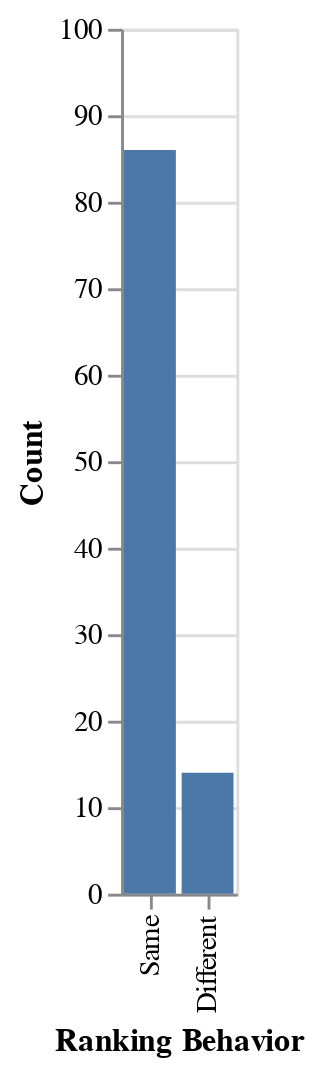

Notebook source saved alongside this figure:
### Code cell
alt.Chart(df).transform_calculate(
    behavior='datum.ranking_is_different == 0 ? "Same" : "Different"'
).mark_bar().encode(
    alt.X(
        "behavior:N",
        title="Ranking Behavior",
        scale=alt.Scale(domain=["Same", "Different"]),
    ),
    alt.Y("count()", title="Count", scale=alt.Scale(domain=[0, 100])),
    tooltip=[
        alt.Tooltip("behavior:N", title="Ranking Difference"),
        alt.Tooltip("count()", title="Count"),
    ],
)

### Figure 1 — Vega-Lite specification as saved in the notebook (floating-point values rounded to 4 significant figures)
{"config": {"view": {"continuousWidth": 300, "continuousHeight": 300}}, "data": {"name": "data-ccd327572d8353afbe4a8ee094b42fbf"}, "mark": {"type": "bar"}, "encoding": {"tooltip": [{"field": "behavior", "title": "Ranking Difference", "type": "nominal"}, {"aggregate": "count", "title": "Count", "type": "quantitative"}], "x": {"field": "behavior", "scale": {"domain": ["Same", "Different"]}, "title": "Ranking Behavior", "type": "nominal"}, "y": {"aggregate": "count", "scale": {"domain": [0, 100]}, "title": "Count", "type": "quantitative"}}, "transform": [{"calculate": "datum.ranking_is_different == 0 ? \"Same\" : \"Different\"", "as": "behavior"}], "$schema": "https://vega.github.io/schema/vega-lite/v5.8.0.json", "datasets": {"data-ccd327572d8353afbe4a8ee094b42fbf": [{"better_ranked_drc1": 1, "better_ranked_drc2": 1, "cost_a_drc1": 29, "cost_a_drc2": 34, "cost_b_drc1": 20, "cost_b_drc2": 27, "ranking_is_different": 0}, {"better_ranked_drc1": 0, "better_ranked_drc2": 0, "cost_a_drc1": 20, "cost_a_drc2": 27, "cost_b_drc1": 29, "cost_b_drc2": 36, "ranking_is_different": 0}, {"better_ranked_drc1": 1, "better_ranked_drc2": 0, "cost_a_drc1": 30, "cost_a_drc2": 33, "cost_b_drc1": 30, "cost_b_drc2": 36, "ranking_is_different": 1}, {"better_ranked_drc1": 0, "better_ranked_drc2": 0, "cost_a_drc1": 20, "cost_a_drc2": 27, "cost_b_drc1": 29, "cost_b_drc2": 36, "ranking_is_different": 0}, {"better_ranked_drc1": 0, "better_ranked_drc2": 0, "cost_a_drc1": 20, "cost_a_drc2": 25, "cost_b_drc1": 29, "cost_b_drc2": 36, "ranking_is_different": 0}, {"better_ranked_drc1": 1, "better_ranked_drc2": 1, "cost_a_drc1": 30, "cost_a_drc2": 35, "cost_b_drc1": 30, "cost_b_drc2": 34, "ranking_is_different": 0}, {"better_ranked_drc1": 0, "better_ranked_drc2": 0, "cost_a_drc1": 20, "cost_a_drc2": 25, "cost_b_drc1": 30, "cost_b_drc2": 33, "ranking_is_different": 0}, {"better_ranked_drc1": 1, "better_ranked_drc2": 1, "cost_a_drc1": 29, "cost_a_drc2": 36, "cost_b_drc1": 29, "cost_b_drc2": 34, "ranking_is_different": 0}, {"better_ranked_drc1": 0, "better_ranked_drc2": 0, "cost_a_drc1": 20, "cost_a_drc2": 25, "cost_b_drc1": 29, "cost_b_drc2": 36, "ranking_is_different": 0}, {"better_ranked_drc1": 0, "better_ranked_drc2": 0, "cost_a_drc1": 0, "cost_a_drc2": 21, "cost_b_drc1": 21, "cost_b_drc2": 27, "ranking_is_different": 0}, {"better_ranked_drc1": 0, "better_ranked_drc2": 0, "cost_a_drc1": 0, "cost_a_drc2": 20, "cost_b_drc1": 30, "cost_b_drc2": 36, "ranking_is_different": 0}, {"better_ranked_drc1": 1, "better_ranked_drc2": 1, "cost_a_drc1": 20, "cost_a_drc2": 27, "cost_b_drc1": 0, "cost_b_drc2": 21, "ranking_is_different": 0}, {"better_ranked_drc1": 1, "better_ranked_drc2": 1, "cost_a_drc1": 20, "cost_a_drc2": 27, "cost_b_drc1": 0, "cost_b_drc2": 21, "ranking_is_different": 0}, {"better_ranked_drc1": 1, "better_ranked_drc2": 1, "cost_a_drc1": 30, "cost_a_drc2": 33, "cost_b_drc1": 21, "cost_b_drc2": 27, "ranking_is_different": 0}, {"better_ranked_drc1": 1, "better_ranked_drc2": 1, "cost_a_drc1": 30, "cost_a_drc2": 35, "cost_b_drc1": 20, "cost_b_drc2": 27, "ranking_is_different": 0}, {"better_ranked_drc1": 1, "better_ranked_drc2": 1, "cost_a_drc1": 30, "cost_a_drc2": 34, "cost_b_drc1": 20, "cost_b_drc2": 27, "ranking_is_different": 0}, {"better_ranked_drc1": 1, "better_ranked_drc2": 1, "cost_a_drc1": 29, "cost_a_drc2": 34, "cost_b_drc1": 21, "cost_b_drc2": 27, "ranking_is_different": 0}, {"better_ranked_drc1": 0, "better_ranked_drc2": 0, "cost_a_drc1": 21, "cost_a_drc2": 26, "cost_b_drc1": 30, "cost_b_drc2": 34, "ranking_is_different": 0}, {"better_ranked_drc1": 1, "better_ranked_drc2": 1, "cost_a_drc1": 30, "cost_a_drc2": 34, "cost_b_drc1": 0, "cost_b_drc2": 21, "ranking_is_different": 0}, {"better_ranked_drc1": 1, "better_ranked_drc2": 0, "cost_a_drc1": 30, "cost_a_drc2": 33, "cost_b_drc1": 30, "cost_b_drc2": 36, "ranking_is_different": 1}, {"better_ranked_drc1": 0, "better_ranked_drc2": 0, "cost_a_drc1": 20, "cost_a_drc2": 25, "cost_b_drc1": 30, "cost_b_drc2": 33, "ranking_is_different": 0}, {"better_ranked_drc1": 0, "better_ranked_drc2": 0, "cost_a_drc1": 21, "cost_a_drc2": 27, "cost_b_drc1": 30, "cost_b_drc2": 36, "ranking_is_different": 0}, {"better_ranked_drc1": 0, "better_ranked_drc2": 0, "cost_a_drc1": 29, "cost_a_drc2": 34, "cost_b_drc1": 30, "cost_b_drc2": 36, "ranking_is_different": 0}, {"better_ranked_drc1": 1, "better_ranked_drc2": 1, "cost_a_drc1": 30, "cost_a_drc2": 34, "cost_b_drc1": 20, "cost_b_drc2": 27, "ranking_is_different": 0}, {"better_ranked_drc1": 0, "better_ranked_drc2": 0, "cost_a_drc1": 0, "cost_a_drc2": 21, "cost_b_drc1": 29, "cost_b_drc2": 36, "ranking_is_different": 0}, {"better_ranked_drc1": 0, "better_ranked_drc2": 0, "cost_a_drc1": 20, "cost_a_drc2": 25, "cost_b_drc1": 21, "cost_b_drc2": 27, "ranking_is_different": 0}, {"better_ranked_drc1": 0, "better_ranked_drc2": 0, "cost_a_drc1": 21, "cost_a_drc2": 27, "cost_b_drc1": 30, "cost_b_drc2": 34, "ranking_is_different": 0}, {"better_ranked_drc1": 0, "better_ranked_drc2": 0, "cost_a_drc1": 20, "cost_a_drc2": 25, "cost_b_drc1": 29, "cost_b_drc2": 36, "ranking_is_different": 0}, {"better_ranked_drc1": 1, "better_ranked_drc2": 1, "cost_a_drc1": 30, "cost_a_drc2": 35, "cost_b_drc1": 20, "cost_b_drc2": 27, "ranking_is_different": 0}, {"better_ranked_drc1": 0, "better_ranked_drc2": 0, "cost_a_drc1": 0, "cost_a_drc2": 20, "cost_b_drc1": 21, "cost_b_drc2": 27, "ranking_is_different": 0}, {"better_ranked_drc1": 1, "better_ranked_drc2": 0, "cost_a_drc1": 21, "cost_a_drc2": 26, "cost_b_drc1": 20, "cost_b_drc2": 27, "ranking_is_different": 1}, {"better_ranked_drc1": 1, "better_ranked_drc2": 1, "cost_a_drc1": 29, "cost_a_drc2": 34, "cost_b_drc1": 20, "cost_b_drc2": 27, "ranking_is_different": 0}, {"better_ranked_drc1": 0, "better_ranked_drc2": 0, "cost_a_drc1": 0, "cost_a_drc2": 21, "cost_b_drc1": 30, "cost_b_drc2": 36, "ranking_is_different": 0}, {"better_ranked_drc1": 1, "better_ranked_drc2": 0, "cost_a_drc1": 30, "cost_a_drc2": 35, "cost_b_drc1": 30, "cost_b_drc2": 36, "ranking_is_different": 1}, {"better_ranked_drc1": 0, "better_ranked_drc2": 0, "cost_a_drc1": 0, "cost_a_drc2": 20, "cost_b_drc1": 30, "cost_b_drc2": 34, "ranking_is_different": 0}, {"better_ranked_drc1": 0, "better_ranked_drc2": 0, "cost_a_drc1": 20, "cost_a_drc2": 27, "cost_b_drc1": 29, "cost_b_drc2": 36, "ranking_is_different": 0}, {"better_ranked_drc1": 1, "better_ranked_drc2": 1, "cost_a_drc1": 21, "cost_a_drc2": 27, "cost_b_drc1": 20, "cost_b_drc2": 25, "ranking_is_different": 0}, {"better_ranked_drc1": 1, "better_ranked_drc2": 0, "cost_a_drc1": 30, "cost_a_drc2": 33, "cost_b_drc1": 30, "cost_b_drc2": 36, "ranking_is_different": 1}, {"better_ranked_drc1": 1, "better_ranked_drc2": 0, "cost_a_drc1": 21, "cost_a_drc2": 26, "cost_b_drc1": 21, "cost_b_drc2": 27, "ranking_is_different": 1}, {"better_ranked_drc1": 0, "better_ranked_drc2": 0, "cost_a_drc1": 20, "cost_a_drc2": 25, "cost_b_drc1": 30, "cost_b_drc2": 36, "ranking_is_different": 0}, {"better_ranked_drc1": 1, "better_ranked_drc2": 1, "cost_a_drc1": 30, "cost_a_drc2": 34, "cost_b_drc1": 21, "cost_b_drc2": 27, "ranking_is_different": 0}, {"better_ranked_drc1": 0, "better_ranked_drc2": 0, "cost_a_drc1": 21, "cost_a_drc2": 26, "cost_b_drc1": 30, "cost_b_drc2": 36, "ranking_is_different": 0}, {"better_ranked_drc1": 0, "better_ranked_drc2": 0, "cost_a_drc1": 0, "cost_a_drc2": 20, "cost_b_drc1": 29, "cost_b_drc2": 36, "ranking_is_different": 0}, {"better_ranked_drc1": 1, "better_ranked_drc2": 0, "cost_a_drc1": 30, "cost_a_drc2": 35, "cost_b_drc1": 29, "cost_b_drc2": 36, "ranking_is_different": 1}, {"better_ranked_drc1": 1, "better_ranked_drc2": 1, "cost_a_drc1": 29, "cost_a_drc2": 34, "cost_b_drc1": 0, "cost_b_drc2": 20, "ranking_is_different": 0}, {"better_ranked_drc1": 0, "better_ranked_drc2": 0, "cost_a_drc1": 0, "cost_a_drc2": 21, "cost_b_drc1": 20, "cost_b_drc2": 27, "ranking_is_different": 0}, {"better_ranked_drc1": 1, "better_ranked_drc2": 1, "cost_a_drc1": 29, "cost_a_drc2": 34, "cost_b_drc1": 20, "cost_b_drc2": 25, "ranking_is_different": 0}, {"better_ranked_drc1": 1, "better_ranked_drc2": 1, "cost_a_drc1": 21, "cost_a_drc2": 27, "cost_b_drc1": 21, "cost_b_drc2": 26, "ranking_is_different": 0}, {"better_ranked_drc1": 0, "better_ranked_drc2": 0, "cost_a_drc1": 21, "cost_a_drc2": 26, "cost_b_drc1": 29, "cost_b_drc2": 36, "ranking_is_different": 0}, {"better_ranked_drc1": 0, "better_ranked_drc2": 0, "cost_a_drc1": 20, "cost_a_drc2": 25, "cost_b_drc1": 30, "cost_b_drc2": 33, "ranking_is_different": 0}, {"better_ranked_drc1": 0, "better_ranked_drc2": 0, "cost_a_drc1": 21, "cost_a_drc2": 27, "cost_b_drc1": 29, "cost_b_drc2": 36, "ranking_is_different": 0}, {"better_ranked_drc1": 0, "better_ranked_drc2": 0, "cost_a_drc1": 20, "cost_a_drc2": 27, "cost_b_drc1": 30, "cost_b_drc2": 36, "ranking_is_different": 0}, {"better_ranked_drc1": 1, "better_ranked_drc2": 1, "cost_a_drc1": 20, "cost_a_drc2": 25, "cost_b_drc1": 0, "cost_b_drc2": 21, "ranking_is_different": 0}, {"better_ranked_drc1": 1, "better_ranked_drc2": 1, "cost_a_drc1": 21, "cost_a_drc2": 27, "cost_b_drc1": 0, "cost_b_drc2": 20, "ranking_is_different": 0}, {"better_ranked_drc1": 1, "better_ranked_drc2": 1, "cost_a_drc1": 30, "cost_a_drc2": 35, "cost_b_drc1": 20, "cost_b_drc2": 27, "ranking_is_different": 0}, {"better_ranked_drc1": 1, "better_ranked_drc2": 1, "cost_a_drc1": 21, "cost_a_drc2": 27, "cost_b_drc1": 0, "cost_b_drc2": 21, "ranking_is_different": 0}, {"better_ranked_drc1": 0, "better_ranked_drc2": 0, "cost_a_drc1": 21, "cost_a_drc2": 27, "cost_b_drc1": 29, "cost_b_drc2": 36, "ranking_is_different": 0}, {"better_ranked_drc1": 1, "better_ranked_drc2": 1, "cost_a_drc1": 29, "cost_a_drc2": 34, "cost_b_drc1": 20, "cost_b_drc2": 27, "ranking_is_different": 0}, {"better_ranked_drc1": 0, "better_ranked_drc2": 0, "cost_a_drc1": 21, "cost_a_drc2": 26, "cost_b_drc1": 30, "cost_b_drc2": 36, "ranking_is_different": 0}, {"better_ranked_drc1": 0, "better_ranked_drc2": 0, "cost_a_drc1": 29, "cost_a_drc2": 34, "cost_b_drc1": 30, "cost_b_drc2": 36, "ranking_is_different": 0}, {"better_ranked_drc1": 1, "better_ranked_drc2": 0, "cost_a_drc1": 30, "cost_a_drc2": 33, "cost_b_drc1": 30, "cost_b_drc2": 36, "ranking_is_different": 1}, {"better_ranked_drc1": 0, "better_ranked_drc2": 0, "cost_a_drc1": 0, "cost_a_drc2": 20, "cost_b_drc1": 30, "cost_b_drc2": 36, "ranking_is_different": 0}, {"better_ranked_drc1": 1, "better_ranked_drc2": 0, "cost_a_drc1": 30, "cost_a_drc2": 35, "cost_b_drc1": 29, "cost_b_drc2": 36, "ranking_is_different": 1}, {"better_ranked_drc1": 1, "better_ranked_drc2": 1, "cost_a_drc1": 30, "cost_a_drc2": 36, "cost_b_drc1": 30, "cost_b_drc2": 33, "ranking_is_different": 0}, {"better_ranked_drc1": 0, "better_ranked_drc2": 0, "cost_a_drc1": 20, "cost_a_drc2": 27, "cost_b_drc1": 29, "cost_b_drc2": 34, "ranking_is_different": 0}, {"better_ranked_drc1": 0, "better_ranked_drc2": 0, "cost_a_drc1": 0, "cost_a_drc2": 21, "cost_b_drc1": 30, "cost_b_drc2": 33, "ranking_is_different": 0}, {"better_ranked_drc1": 1, "better_ranked_drc2": 1, "cost_a_drc1": 30, "cost_a_drc2": 34, "cost_b_drc1": 0, "cost_b_drc2": 21, "ranking_is_different": 0}, {"better_ranked_drc1": 1, "better_ranked_drc2": 1, "cost_a_drc1": 30, "cost_a_drc2": 35, "cost_b_drc1": 30, "cost_b_drc2": 33, "ranking_is_different": 0}, {"better_ranked_drc1": 1, "better_ranked_drc2": 0, "cost_a_drc1": 30, "cost_a_drc2": 34, "cost_b_drc1": 29, "cost_b_drc2": 36, "ranking_is_different": 1}, {"better_ranked_drc1": 0, "better_ranked_drc2": 0, "cost_a_drc1": 20, "cost_a_drc2": 27, "cost_b_drc1": 29, "cost_b_drc2": 34, "ranking_is_different": 0}, {"better_ranked_drc1": 0, "better_ranked_drc2": 0, "cost_a_drc1": 0, "cost_a_drc2": 20, "cost_b_drc1": 21, "cost_b_drc2": 27, "ranking_is_different": 0}, {"better_ranked_drc1": 1, "better_ranked_drc2": 1, "cost_a_drc1": 30, "cost_a_drc2": 36, "cost_b_drc1": 29, "cost_b_drc2": 36, "ranking_is_different": 0}, {"better_ranked_drc1": 0, "better_ranked_drc2": 0, "cost_a_drc1": 21, "cost_a_drc2": 26, "cost_b_drc1": 29, "cost_b_drc2": 36, "ranking_is_different": 0}, {"better_ranked_drc1": 0, "better_ranked_drc2": 0, "cost_a_drc1": 0, "cost_a_drc2": 21, "cost_b_drc1": 30, "cost_b_drc2": 34, "ranking_is_different": 0}, {"better_ranked_drc1": 1, "better_ranked_drc2": 1, "cost_a_drc1": 30, "cost_a_drc2": 35, "cost_b_drc1": 0, "cost_b_drc2": 21, "ranking_is_different": 0}, {"better_ranked_drc1": 1, "better_ranked_drc2": 0, "cost_a_drc1": 30, "cost_a_drc2": 35, "cost_b_drc1": 29, "cost_b_drc2": 36, "ranking_is_different": 1}, {"better_ranked_drc1": 0, "better_ranked_drc2": 0, "cost_a_drc1": 0, "cost_a_drc2": 20, "cost_b_drc1": 29, "cost_b_drc2": 36, "ranking_is_different": 0}, {"better_ranked_drc1": 1, "better_ranked_drc2": 1, "cost_a_drc1": 21, "cost_a_drc2": 27, "cost_b_drc1": 0, "cost_b_drc2": 21, "ranking_is_different": 0}, {"better_ranked_drc1": 1, "better_ranked_drc2": 1, "cost_a_drc1": 30, "cost_a_drc2": 33, "cost_b_drc1": 21, "cost_b_drc2": 27, "ranking_is_different": 0}, {"better_ranked_drc1": 1, "better_ranked_drc2": 1, "cost_a_drc1": 29, "cost_a_drc2": 34, "cost_b_drc1": 21, "cost_b_drc2": 27, "ranking_is_different": 0}, {"better_ranked_drc1": 0, "better_ranked_drc2": 0, "cost_a_drc1": 20, "cost_a_drc2": 25, "cost_b_drc1": 30, "cost_b_drc2": 36, "ranking_is_different": 0}, {"better_ranked_drc1": 1, "better_ranked_drc2": 1, "cost_a_drc1": 29, "cost_a_drc2": 34, "cost_b_drc1": 20, "cost_b_drc2": 27, "ranking_is_different": 0}, {"better_ranked_drc1": 0, "better_ranked_drc2": 0, "cost_a_drc1": 20, "cost_a_drc2": 25, "cost_b_drc1": 29, "cost_b_drc2": 36, "ranking_is_different": 0}, {"better_ranked_drc1": 1, "better_ranked_drc2": 1, "cost_a_drc1": 29, "cost_a_drc2": 34, "cost_b_drc1": 21, "cost_b_drc2": 27, "ranking_is_different": 0}, {"better_ranked_drc1": 0, "better_ranked_drc2": 0, "cost_a_drc1": 20, "cost_a_drc2": 27, "cost_b_drc1": 29, "cost_b_drc2": 36, "ranking_is_different": 0}, {"better_ranked_drc1": 1, "better_ranked_drc2": 1, "cost_a_drc1": 30, "cost_a_drc2": 34, "cost_b_drc1": 21, "cost_b_drc2": 27, "ranking_is_different": 0}, {"better_ranked_drc1": 0, "better_ranked_drc2": 0, "cost_a_drc1": 0, "cost_a_drc2": 21, "cost_b_drc1": 29, "cost_b_drc2": 36, "ranking_is_different": 0}, {"better_ranked_drc1": 0, "better_ranked_drc2": 0, "cost_a_drc1": 20, "cost_a_drc2": 25, "cost_b_drc1": 29, "cost_b_drc2": 36, "ranking_is_different": 0}, {"better_ranked_drc1": 0, "better_ranked_drc2": 0, "cost_a_drc1": 0, "cost_a_drc2": 21, "cost_b_drc1": 21, "cost_b_drc2": 27, "ranking_is_different": 0}, {"better_ranked_drc1": 0, "better_ranked_drc2": 0, "cost_a_drc1": 0, "cost_a_drc2": 21, "cost_b_drc1": 29, "cost_b_drc2": 36, "ranking_is_different": 0}, {"better_ranked_drc1": 1, "better_ranked_drc2": 1, "cost_a_drc1": 30, "cost_a_drc2": 35, "cost_b_drc1": 20, "cost_b_drc2": 27, "ranking_is_different": 0}, {"better_ranked_drc1": 0, "better_ranked_drc2": 0, "cost_a_drc1": 21, "cost_a_drc2": 26, "cost_b_drc1": 30, "cost_b_drc2": 33, "ranking_is_different": 0}, {"better_ranked_drc1": 0, "better_ranked_drc2": 0, "cost_a_drc1": 0, "cost_a_drc2": 20, "cost_b_drc1": 29, "cost_b_drc2": 36, "ranking_is_different": 0}, {"better_ranked_drc1": 1, "better_ranked_drc2": 0, "cost_a_drc1": 30, "cost_a_drc2": 35, "cost_b_drc1": 30, "cost_b_drc2": 36, "ranking_is_different": 1}, {"better_ranked_drc1": 1, "better_ranked_drc2": 0, "cost_a_drc1": 30, "cost_a_drc2": 35, "cost_b_drc1": 29, "cost_b_drc2": 36, "ranking_is_different": 1}, {"better_ranked_drc1": 0, "better_ranked_drc2": 0, "cost_a_drc1": 21, "cost_a_drc2": 26, "cost_b_drc1": 29, "cost_b_drc2": 36, "ranking_is_different": 0}, {"better_ranked_drc1": 0, "better_ranked_drc2": 0, "cost_a_drc1": 0, "cost_a_drc2": 20, "cost_b_drc1": 20, "cost_b_drc2": 27, "ranking_is_different": 0}, {"better_ranked_drc1": 1, "better_ranked_drc2": 1, "cost_a_drc1": 30, "cost_a_drc2": 35, "cost_b_drc1": 21, "cost_b_drc2": 27, "ranking_is_different": 0}, {"better_ranked_drc1": 1, "better_ranked_drc2": 0, "cost_a_drc1": 30, "cost_a_drc2": 33, "cost_b_drc1": 29, "cost_b_drc2": 36, "ranking_is_different": 1}, {"better_ranked_drc1": 0, "better_ranked_drc2": 0, "cost_a_drc1": 0, "cost_a_drc2": 21, "cost_b_drc1": 30, "cost_b_drc2": 36, "ranking_is_different": 0}]}}
